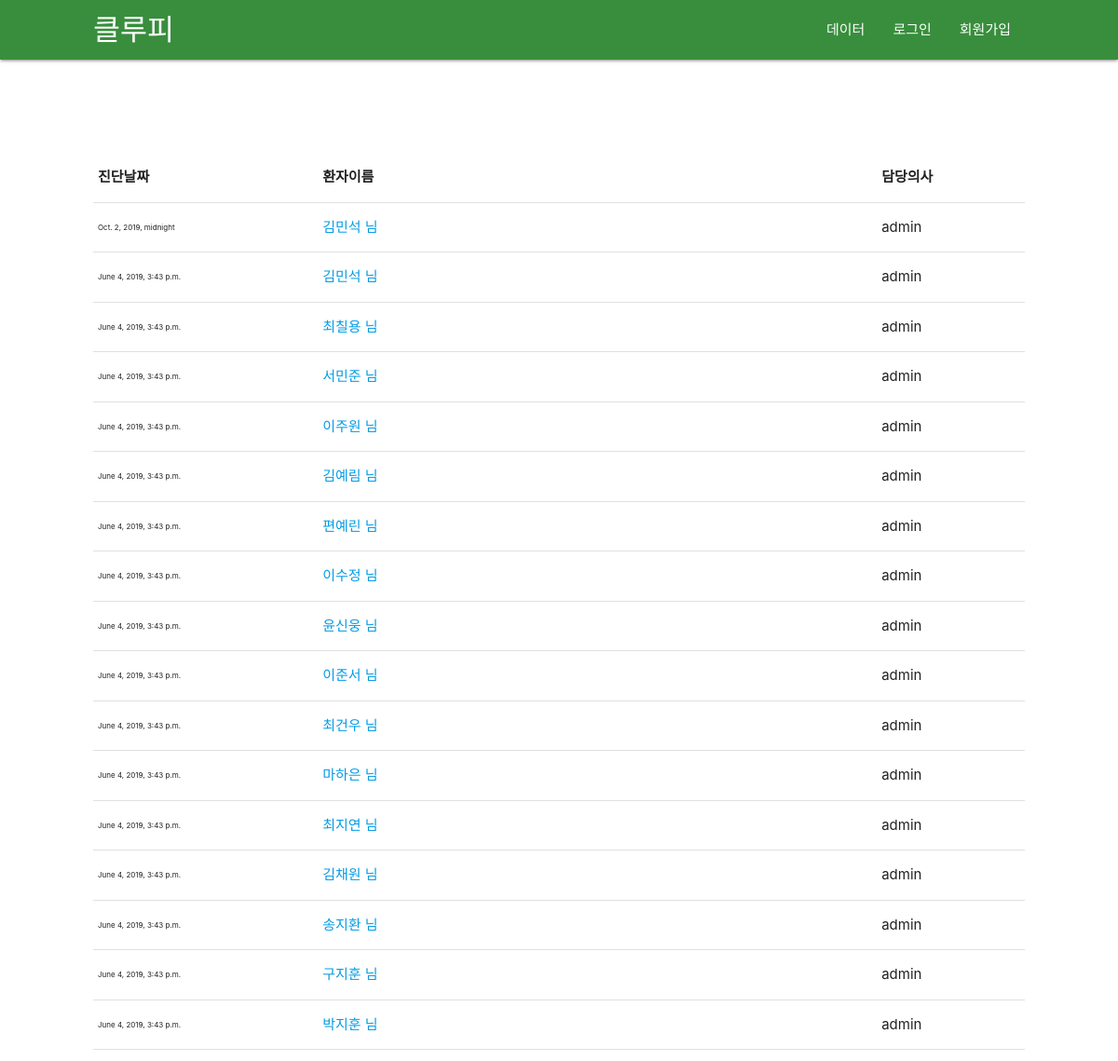
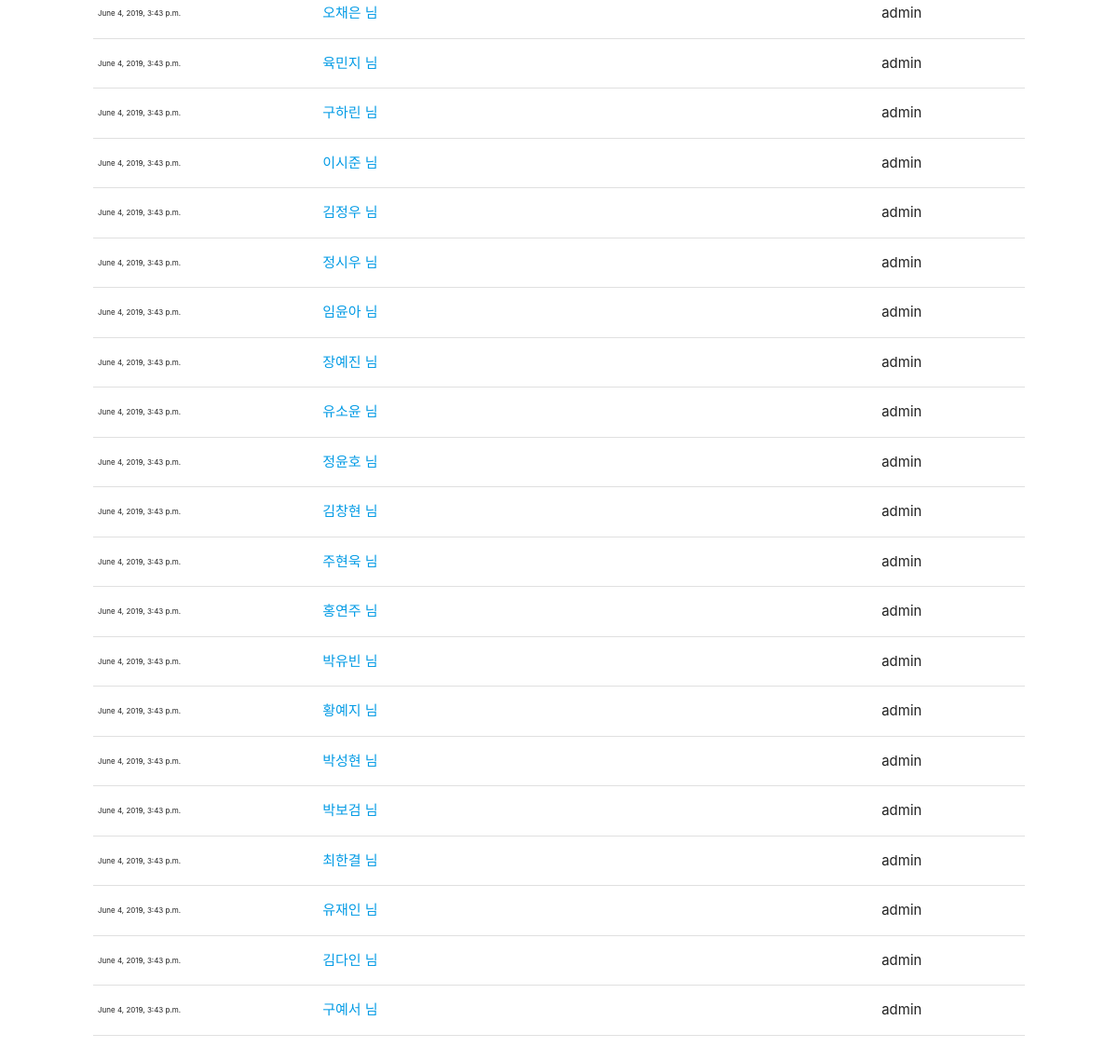
Page /list/ on the committed database (2 pictures, top to bottom).
### scoring/models.py (models this page shows, shortened)
class ScoreList(models.Model):
    user = models.ForeignKey(User, on_delete=models.CASCADE, null=True) # 담당의
    name = models.CharField(max_length=200,null=True) # 성명
    gender = models.IntegerField(null=True) # 성별
    age = models.IntegerField(null=True) # 연령
    blood_type = models.IntegerField(null=True) # 혈액형
    height = models.FloatField(null=True) # 신장
    weight = models.FloatField(null=True) # 몸무게
    past_diagnostic_record = models.IntegerField(null=True) # 과거력
    pub_date = models.DateTimeField(null=True) # 진달일
    score = models.IntegerField(null=True) # 점수
    pass_or_fail = models.BooleanField(null=True) # 치매여부

### scoring/views.py (the view)
# urls.py: path('list/', scoring.views.list, name='list'),
def list(request):
    lists = ScoreList.objects.all()
    return render(request, 'list.html', {'lists':lists})

### scoring/templates/list.html
{% extends "base.html" %}
{% block content %}
{% load static %}
<section class="patient-list">
    <div class="con">
        <table class="highlight">
            <thead>
                <tr>
                    <th>진단날짜</th>
                    <th>환자이름</th>
                    <th>담당의사</th>
                </tr>
            </thead>
            <tbody>
                {% for list in lists %}
                <tr>
                    <td style="font-size: 8px;">{{ list.pub_date }}</td>
                    <td style="width: 60%"><a href="{% url 'result' list.id%}">{{ list.name }} 님</a></td>
                    <td>{{ list.user.username }}</td>
                </tr>
                {% endfor %}
            </tbody>
        </table>
    </div>
</section>
{% endblock content %}

### scoring/static/css/style.css (style rules this page uses)
.patient-list { padding-top: 100px; padding-bottom: 100px; width: 100%; display: flex; justify-content: center; }
.patient-list .con { width: 1000px; }

### rows in the picture
ScoreList: pub_date "Oct. 2, 2019, midnight", name "김민석", user.username "admin"
ScoreList: pub_date "June 4, 2019, 3:43 p.m.", name "김민석", user.username "admin"
ScoreList: pub_date "June 4, 2019, 3:43 p.m.", name "최칠용", user.username "admin"
ScoreList: pub_date "June 4, 2019, 3:43 p.m.", name "서민준", user.username "admin"
ScoreList: pub_date "June 4, 2019, 3:43 p.m.", name "이주원", user.username "admin"
ScoreList: pub_date "June 4, 2019, 3:43 p.m.", name "김예림", user.username "admin"
ScoreList: pub_date "June 4, 2019, 3:43 p.m.", name "편예린", user.username "admin"
ScoreList: pub_date "June 4, 2019, 3:43 p.m.", name "이수정", user.username "admin"
ScoreList: pub_date "June 4, 2019, 3:43 p.m.", name "윤신웅", user.username "admin"
ScoreList: pub_date "June 4, 2019, 3:43 p.m.", name "이준서", user.username "admin"
ScoreList: pub_date "June 4, 2019, 3:43 p.m.", name "최건우", user.username "admin"
ScoreList: pub_date "June 4, 2019, 3:43 p.m.", name "마하은", user.username "admin"
ScoreList: pub_date "June 4, 2019, 3:43 p.m.", name "최지연", user.username "admin"
ScoreList: pub_date "June 4, 2019, 3:43 p.m.", name "김채원", user.username "admin"
ScoreList: pub_date "June 4, 2019, 3:43 p.m.", name "송지환", user.username "admin"
ScoreList: pub_date "June 4, 2019, 3:43 p.m.", name "구지훈", user.username "admin"
ScoreList: pub_date "June 4, 2019, 3:43 p.m.", name "박지훈", user.username "admin"
ScoreList: pub_date "June 4, 2019, 3:43 p.m.", name "오채은", user.username "admin"
ScoreList: pub_date "June 4, 2019, 3:43 p.m.", name "육민지", user.username "admin"
ScoreList: pub_date "June 4, 2019, 3:43 p.m.", name "구하린", user.username "admin"
ScoreList: pub_date "June 4, 2019, 3:43 p.m.", name "이시준", user.username "admin"
ScoreList: pub_date "June 4, 2019, 3:43 p.m.", name "김정우", user.username "admin"
ScoreList: pub_date "June 4, 2019, 3:43 p.m.", name "정시우", user.username "admin"
ScoreList: pub_date "June 4, 2019, 3:43 p.m.", name "임윤아", user.username "admin"
ScoreList: pub_date "June 4, 2019, 3:43 p.m.", name "장예진", user.username "admin"
ScoreList: pub_date "June 4, 2019, 3:43 p.m.", name "유소윤", user.username "admin"
ScoreList: pub_date "June 4, 2019, 3:43 p.m.", name "정윤호", user.username "admin"
ScoreList: pub_date "June 4, 2019, 3:43 p.m.", name "김창현", user.username "admin"
ScoreList: pub_date "June 4, 2019, 3:43 p.m.", name "주현욱", user.username "admin"
ScoreList: pub_date "June 4, 2019, 3:43 p.m.", name "홍연주", user.username "admin"
ScoreList: pub_date "June 4, 2019, 3:43 p.m.", name "박유빈", user.username "admin"
ScoreList: pub_date "June 4, 2019, 3:43 p.m.", name "황예지", user.username "admin"
ScoreList: pub_date "June 4, 2019, 3:43 p.m.", name "박성현", user.username "admin"
ScoreList: pub_date "June 4, 2019, 3:43 p.m.", name "박보검", user.username "admin"
ScoreList: pub_date "June 4, 2019, 3:43 p.m.", name "최한결", user.username "admin"
ScoreList: pub_date "June 4, 2019, 3:43 p.m.", name "유재인", user.username "admin"
ScoreList: pub_date "June 4, 2019, 3:43 p.m.", name "김다인", user.username "admin"
ScoreList: pub_date "June 4, 2019, 3:43 p.m.", name "구예서", user.username "admin"
